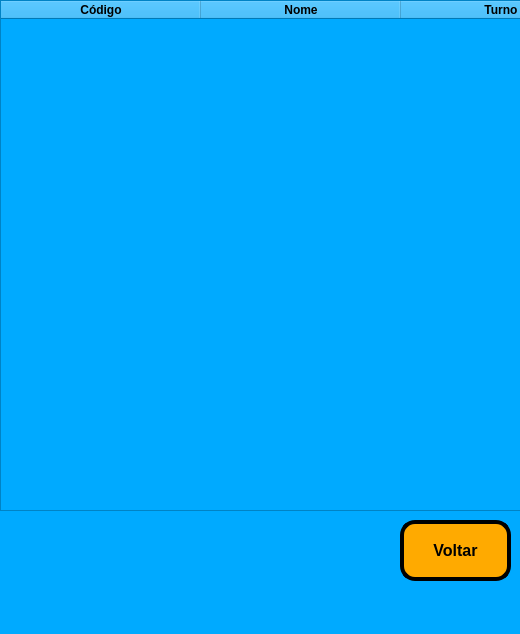
<?xml version="1.0" encoding="UTF-8"?>
<ui version="4.0">
 <class>MainWindow</class>
 <widget class="QMainWindow" name="MainWindow">
  <property name="geometry">
   <rect>
    <x>0</x>
    <y>0</y>
    <width>520</width>
    <height>634</height>
   </rect>
  </property>
  <property name="windowTitle">
   <string>Lista Funcinários</string>
  </property>
  <property name="styleSheet">
   <string notr="true">background-color: rgb(0, 170, 255);</string>
  </property>
  <widget class="QWidget" name="centralwidget">
   <widget class="QPushButton" name="pushButton_2">
    <property name="geometry">
     <rect>
      <x>660</x>
      <y>520</y>
      <width>111</width>
      <height>61</height>
     </rect>
    </property>
    <property name="font">
     <font>
      <pointsize>12</pointsize>
      <weight>75</weight>
      <bold>true</bold>
     </font>
    </property>
    <property name="styleSheet">
     <string notr="true">background-color: rgb(255, 170, 0);
border-radius: 15px;
border-style: outset;
border-width: 4px;
border-color: black;</string>
    </property>
    <property name="text">
     <string>Voltar</string>
    </property>
    <property name="icon">
     <iconset>
      <normaloff>voltar.png</normaloff>voltar.png</iconset>
    </property>
   </widget>
   <widget class="QTableWidget" name="tableWidget">
    <property name="geometry">
     <rect>
      <x>0</x>
      <y>0</y>
      <width>791</width>
      <height>511</height>
     </rect>
    </property>
    <property name="font">
     <font>
      <pointsize>12</pointsize>
      <weight>75</weight>
      <bold>true</bold>
     </font>
    </property>
    <property name="styleSheet">
     <string notr="true">tableWidget.setColumnWidth(0, 1555)</string>
    </property>
    <attribute name="horizontalHeaderVisible">
     <bool>true</bool>
    </attribute>
    <attribute name="horizontalHeaderDefaultSectionSize">
     <number>200</number>
    </attribute>
    <attribute name="horizontalHeaderHighlightSections">
     <bool>true</bool>
    </attribute>
    <attribute name="verticalHeaderVisible">
     <bool>false</bool>
    </attribute>
    <attribute name="verticalHeaderHighlightSections">
     <bool>false</bool>
    </attribute>
    <column>
     <property name="text">
      <string>Código</string>
     </property>
     <property name="font">
      <font>
       <weight>75</weight>
       <bold>true</bold>
      </font>
     </property>
    </column>
    <column>
     <property name="text">
      <string>Nome</string>
     </property>
     <property name="font">
      <font>
       <weight>75</weight>
       <bold>true</bold>
      </font>
     </property>
    </column>
    <column>
     <property name="text">
      <string>Turno</string>
     </property>
     <property name="font">
      <font>
       <weight>75</weight>
       <bold>true</bold>
      </font>
     </property>
    </column>
   </widget>
   <widget class="QPushButton" name="pushButton">
    <property name="geometry">
     <rect>
      <x>400</x>
      <y>520</y>
      <width>111</width>
      <height>61</height>
     </rect>
    </property>
    <property name="font">
     <font>
      <pointsize>12</pointsize>
      <weight>75</weight>
      <bold>true</bold>
     </font>
    </property>
    <property name="styleSheet">
     <string notr="true">background-color: rgb(255, 170, 0);
border-radius: 15px;
border-style: outset;
border-width: 4px;
border-color: black;</string>
    </property>
    <property name="text">
     <string>Voltar</string>
    </property>
    <property name="icon">
     <iconset>
      <normaloff>../../../../.designer/backup/voltar.png</normaloff>../../../../.designer/backup/voltar.png</iconset>
    </property>
   </widget>
  </widget>
  <widget class="QMenuBar" name="menubar">
   <property name="geometry">
    <rect>
     <x>0</x>
     <y>0</y>
     <width>520</width>
     <height>26</height>
    </rect>
   </property>
  </widget>
  <widget class="QStatusBar" name="statusbar"/>
 </widget>
 <resources/>
 <connections/>
</ui>
